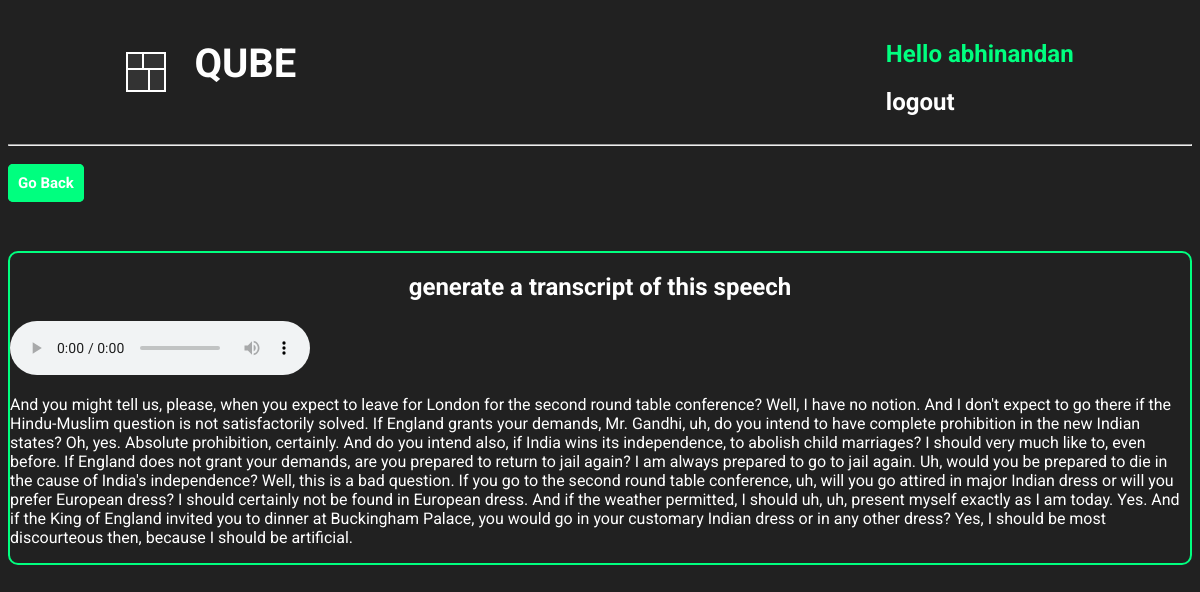
/qubeAudioFullResponse/4/ (signed in), run on the app's committed database.
### base/models.py (models this page shows, shortened)
class QubeAudioModelHistory(models.Model):
    user = models.ForeignKey(
        User, on_delete=models.CASCADE, related_name='qube_audio_query')
    user_text = models.TextField()
    user_audio = models.FileField(
        upload_to='audio/', null=True, blank=True)
    model_response = models.TextField()
    created = models.DateTimeField(auto_now_add=True)

### base/views.py (the view)
# urls.py: path('qubeAudioFullResponse/<str:pk>/',
@login_required(login_url='loginUser')
def qubeAudioFullResponse(request, pk):
    qube_audio = QubeAudioModelHistory.objects.get(id=pk)
    context = {'audio': qube_audio}
    return render(request, 'base/qube_audio_fullResponse.html', context)

### base/templates/base/qube_audio_fullResponse.html
{% extends 'main.html' %}
{% block content %}
<div>
    <div>
        <br>
        <a href="{% url 'qubeAudioQuery' %}"
            style="border: 2px solid springgreen; padding: 8px; text-decoration: none; color: white; font-size: 15px; font-weight: 700; background-color: springgreen; border-radius: 5px; cursor: pointer;">Go
            Back</a>
    </div>
    <div style="border: 2px solid springgreen; justify-self: center; border-radius: 10px; margin-top: 5%;">
        <h2 style="color: white; justify-self: center;">{{ audio.user_text }}</h2>
        <audio src="{{ audio.user_audio.url }}" controls></audio>
        <p style="color: white;">{{ audio.model_response }}</p>
    </div>
</div>
{% endblock %}

### templates/navbar.html (shortened to what this page needs)
<div class="navbar-container">
    <div class="QUBE_logo_link">
        <div class="cube-loader">
            <div class="cube cube1"></div>
            <div class="cube cube2"></div>
            <div class="cube cube3"></div>
            <div class="cube cube4"></div>
        </div>
        <div class="qube_text">
            <h1><a href="{% url 'home' %}">QUBE</a></h1>
        </div>
    </div>
    <div class="login_section">
        {% if request.user.is_authenticated %}
        <div class="after_user_login">
            <div class="hello_user">
                <h2> Hello {{ request.user }} </h2>
            </div>
            <div class="hello_user_logout">
                <h2><a href="{% url 'logoutUser' %}">logout</a></h2>
            </div>
        </div>
        {% else %}
        <div class="before_user_login">
            <h2><a href="{% url 'loginUser' %}">Login</a></h2>
        </div>
        {% endif %}
    </div>
</div>
<hr>

### static/styles/main.css (style rules this page uses)
* { font-family: "Roboto", serif; }
body { background-color: #212121; }
.cube-loader { position: relative; width: 40px; height: 40px; margin: auto; }
.cube { position: absolute; width: 50%; height: 50%; background-color: #333; border: 2px solid #fff; animation: foldCube 2.4s infinite linear; }
.cube1 { top: 0; left: 0; transform-origin: 100% 100%; }
.cube2 { top: 0; right: 0; transform-origin: 0 100%; }
.cube3 { bottom: 0; right: 0; transform-origin: 0 0; }
.cube4 { bottom: 0; left: 0; transform-origin: 100% 0; }
.cube1 { animation-delay: 0.3s; }
.cube2 { animation-delay: 0.6s; }
.cube3 { animation-delay: 0.9s; }
.cube4 { animation-delay: 1.2s; }
.QUBE_logo_link { display: flex; justify-content: space-between; gap: 20px; margin-left: 10%; }
.qube_text { margin-top: 6%; font-size: 20px; padding-left: 8px; padding-right: 8px; padding-top: 5px; margin-top: 0px; }
.qube_text a { text-decoration: none; color: white; transition: all 0.3s ease; }
.login_section { margin-right: 10%; padding-top: 1%; }
.hello_user { color: springgreen; }
.hello_user_logout a { text-decoration: none; color: white; transition: all 0.3s ease; }

### templates/navbar.html (style rules this page uses)
.navbar-container { display: flex; justify-content: space-between; }

### data on the page
QubeAudioModelHistory: user_text "generate a transcript of this speech", model_response "And you might tell us, please, when you expect to leave for London for the second round table conference? Well, I have no notion. And I don't expect to go there if the Hindu-Muslim question is not satisfactorily solved. If England grants your demands, Mr. Gandhi, uh, do you intend to have complete prohibition in the new Indian states? Oh, yes. Absolute prohibition, certainly. And do you intend also, if India wins its independence, to abolish child marriages? I should very much like to, even before. If England does not grant your demands, are you prepared to return to jail again? I am always prepared to go to jail again. Uh, would you be prepared to die in the cause of India's independence?…"

### other printed values
{{ request.user }} "abhinandan"
